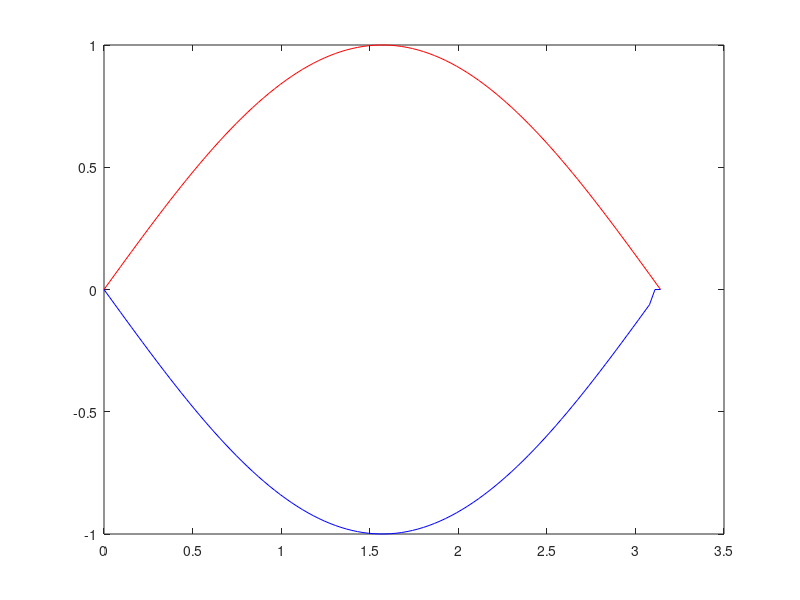

This figure's MATLAB source:
function DerivadaSeg_02
  clc
  clear
  %BLOQUE DE DATOS
  disp('Ingrese el Paso')
  h=pi/101
  disp('Valores de X')
  x=0:h:pi ;
  disp('Valores de Y')
  y=sin(x) ;
  n=length(x);
  dy(1)=2*y(1)-5*y(2)+4*y(3)-y(4);
  dy(n)=2*y(n)-5*y(n-1)+4*y(n-2)-y(n-3);
  for i=2:n-2
    dy(i)=y(i-1)-2*y(i)+y(i+1);
  end
  dy=dy*1/(h^2);
  plot(x,y,'r')
  hold on
  plot(x,dy,'b')
end
